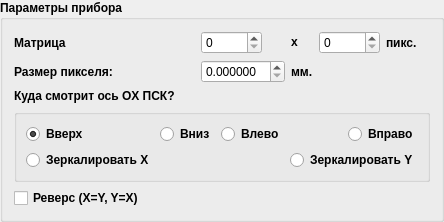
         <widget class="QGroupBox" name="gridGroupBox">
          <property name="font">
           <font>
            <weight>75</weight>
            <bold>true</bold>
           </font>
          </property>
          <property name="title">
           <string>Параметры прибора</string>
          </property>
          <layout class="QGridLayout" name="gridLayout_7">
           <item row="0" column="3">
            <widget class="QLabel" name="label_23">
             <property name="sizePolicy">
              <sizepolicy hsizetype="Fixed" vsizetype="Fixed">
               <horstretch>0</horstretch>
               <verstretch>0</verstretch>
              </sizepolicy>
             </property>
             <property name="text">
              <string>x</string>
             </property>
            </widget>
           </item>
           <item row="0" column="0">
            <widget class="QLabel" name="label_22">
             <property name="text">
              <string>Матрица</string>
             </property>
            </widget>
           </item>
           <item row="0" column="2">
            <widget class="QSpinBox" name="xMatrixSpinBox">
             <property name="sizePolicy">
              <sizepolicy hsizetype="Fixed" vsizetype="Fixed">
               <horstretch>0</horstretch>
               <verstretch>0</verstretch>
              </sizepolicy>
             </property>
             <property name="font">
              <font>
               <weight>50</weight>
               <bold>false</bold>
              </font>
             </property>
             <property name="maximum">
              <number>10000</number>
             </property>
            </widget>
           </item>
           <item row="1" column="0" colspan="2">
            <widget class="QLabel" name="label_24">
             <property name="text">
              <string>Размер пикселя:</string>
             </property>
            </widget>
           </item>
           <item row="1" column="2">
            <widget class="QDoubleSpinBox" name="pixSizeSpinBox">
             <property name="font">
              <font>
               <weight>50</weight>
               <bold>false</bold>
              </font>
             </property>
             <property name="decimals">
              <number>6</number>
             </property>
            </widget>
           </item>
           <item row="0" column="4">
            <widget class="QSpinBox" name="yMatrixSpinBox">
             <property name="font">
              <font>
               <weight>50</weight>
               <bold>false</bold>
              </font>
             </property>
             <property name="maximum">
              <number>10000</number>
             </property>
            </widget>
           </item>
           <item row="0" column="5">
            <widget class="QLabel" name="label_25">
             <property name="text">
              <string>пикс.</string>
             </property>
            </widget>
           </item>
           <item row="1" column="3">
            <widget class="QLabel" name="label_26">
             <property name="text">
              <string>мм.</string>
             </property>
            </widget>
           </item>
           <item row="2" column="0" colspan="2">
            <widget class="QLabel" name="label_28">
             <property name="text">
              <string>Куда смотрит ось OX ПСК?</string>
             </property>
            </widget>
           </item>
           <item row="5" column="0">
            <widget class="QCheckBox" name="reverseCheckBox">
             <property name="text">
              <string>Реверс (X=Y, Y=X)</string>
             </property>
            </widget>
           </item>
           <item row="4" column="0" colspan="6">
            <widget class="QGroupBox" name="gridGroupBox_2">
             <layout class="QGridLayout" name="gridLayout_2">
              <item row="0" column="2" alignment="Qt::AlignLeft">
               <widget class="QRadioButton" name="leftRadioButton">
                <property name="text">
                 <string>Влево</string>
                </property>
               </widget>
              </item>
              <item row="0" column="0">
               <widget class="QRadioButton" name="upRadioButton">
                <property name="text">
                 <string>Вверх</string>
                </property>
                <property name="checked">
                 <bool>true</bool>
                </property>
               </widget>
              </item>
              <item row="0" column="1">
               <widget class="QRadioButton" name="downRadioButton">
                <property name="sizePolicy">
                 <sizepolicy hsizetype="Fixed" vsizetype="Fixed">
                  <horstretch>0</horstretch>
                  <verstretch>0</verstretch>
                 </sizepolicy>
                </property>
                <property name="text">
                 <string>Вниз</string>
                </property>
               </widget>
              </item>
              <item row="1" column="0">
               <widget class="QRadioButton" name="mirrorXRadioButton">
                <property name="text">
                 <string>Зеркалировать X</string>
                </property>
               </widget>
              </item>
              <item row="0" column="3" alignment="Qt::AlignRight">
               <widget class="QRadioButton" name="rightRadioButton">
                <property name="text">
                 <string>Вправо</string>
                </property>
               </widget>
              </item>
              <item row="1" column="3">
               <widget class="QRadioButton" name="mirrorYRadioButton">
                <property name="text">
                 <string>Зеркалировать Y</string>
                </property>
               </widget>
              </item>
             </layout>
            </widget>
           </item>
          </layout>
         </widget>
